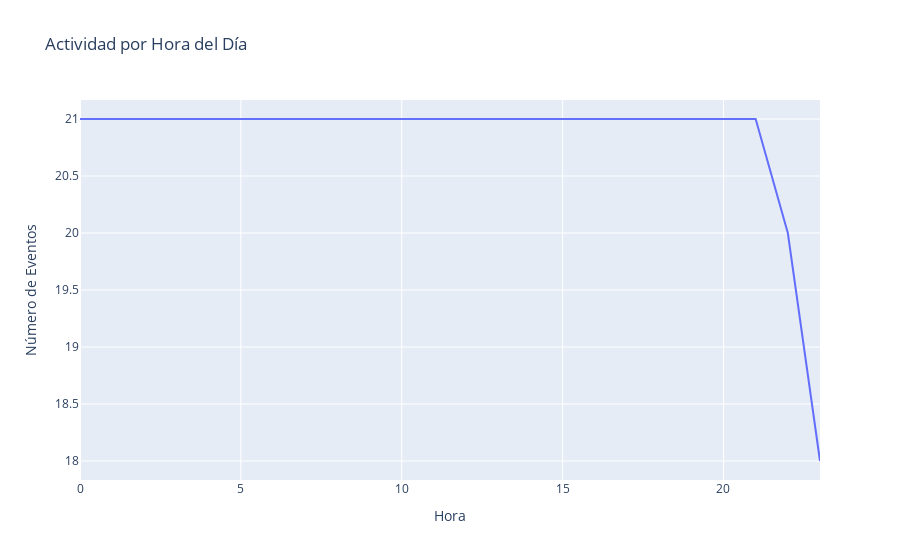

The notebook cell this image was saved under:
### Code cell
# Gráfico interactivo de actividad por hora
logs_df['hour'] = logs_df['timestamp'].dt.hour
hourly_count = logs_df.groupby('hour').size()
fig2 = px.line(x=hourly_count.index, y=hourly_count.values, 
               title='Actividad por Hora del Día', 
               labels={'x': 'Hora', 'y': 'Número de Eventos'})
fig2.show()

### Figure 1 — Plotly figure (JSON) as saved in the notebook; plotly's stock layout.template omitted (floating-point values rounded to 4 significant figures)
{"data": [{"hovertemplate": "Hora=%{x}<br>Número de Eventos=%{y}<extra></extra>", "legendgroup": "", "line": {"color": "#636efa", "dash": "solid"}, "marker": {"symbol": "circle"}, "mode": "lines", "name": "", "orientation": "v", "showlegend": false, "type": "scatter", "x": [0, 1, 2, 3, 4, 5, 6, 7, 8, 9, 10, 11, 12, 13, 14, 15, 16, 17, 18, 19, 20, 21, 22, 23], "xaxis": "x", "y": [21, 21, 21, 21, 21, 21, 21, 21, 21, 21, 21, 21, 21, 21, 21, 21, 21, 21, 21, 21, 21, 21, 20, 18], "yaxis": "y"}], "layout": {"legend": {"tracegroupgap": 0}, "title": {"text": "Actividad por Hora del Día"}, "xaxis": {"anchor": "y", "domain": [0, 1], "title": {"text": "Hora"}}, "yaxis": {"anchor": "x", "domain": [0, 1], "title": {"text": "Número de Eventos"}}}}
